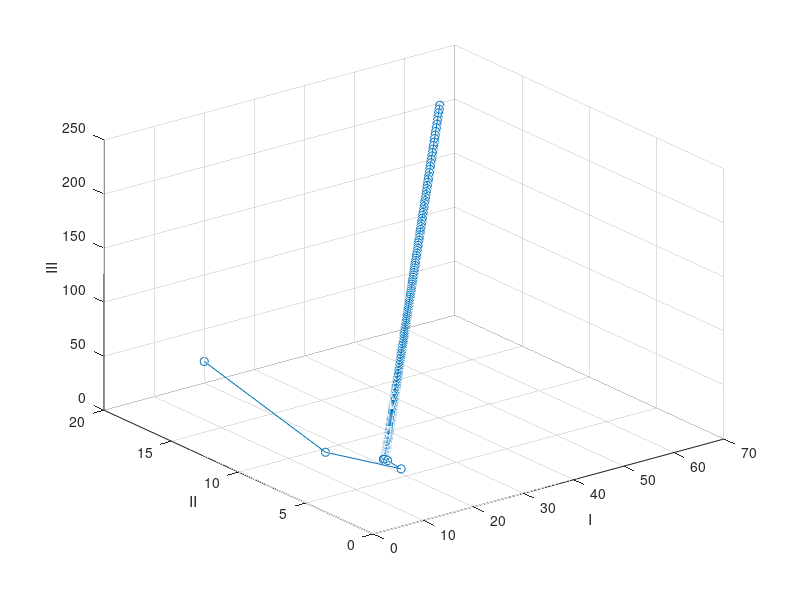
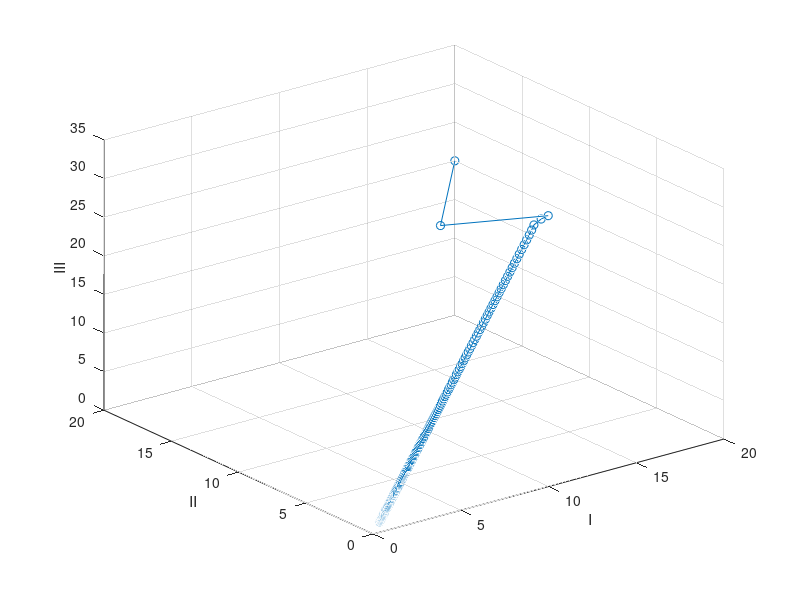

Reproduce these figures in MATLAB, in order.

clear, clc
%% Before cutting down trees
clear, clc

A = [0 0 0.33;
     0.30 0 0;
     0 0.71 0.94];
x = [20;20;20];

X = [];
for k = 1:200
  X = [X, x];
  x = A*x;
end

figure
comet3(X(1,:),X(2,:),X(3,:)) 
plot3(X(1,:),X(2,:),X(3,:),'-o')
grid on
xlabel('I')
ylabel('II')
zlabel('III')

%% After cutting down trees
clear, clc

A = [0 0 0.33;
     0.18 0 0;
     0 0.71 0.94];
x = [20;20;20];

X = [];
for k = 1:200
  X = [X, x];
  x = A*x;
end

figure
comet3(X(1,:),X(2,:),X(3,:)) 
plot3(X(1,:),X(2,:),X(3,:),'-o')
grid on
xlabel('I')
ylabel('II')
zlabel('III')